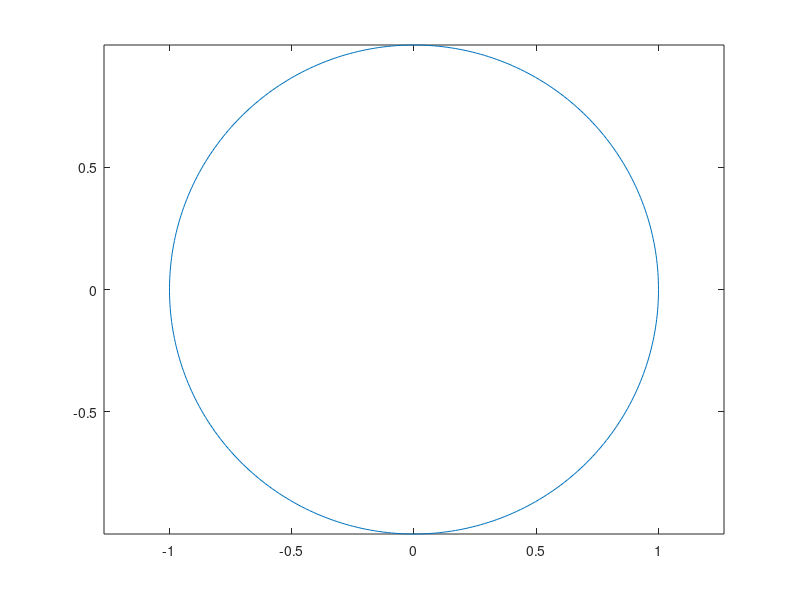

Write the MATLAB code that produced this figure.
angle = linspace(0,2*pi,360);

circlex = cos(angle);

circley = sin(angle);

plot(circlex, circley)

axis('equal')